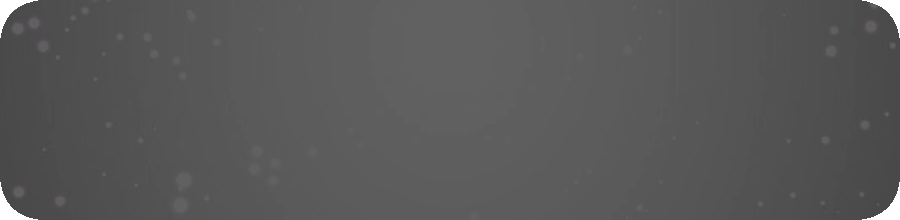
#> input picture src/Classes/Misc/WelcomeCard/Images/Dark.png, 900 x 220 px
$ python -i CardMaker.py   (imports and definitions only)
#> lines starting #> are read from the running program, lines starting #| are printed output that depends on the picture; after the words box and inside, x2 and y2 are one past the last pixel; in counts of white or black regions, pixels touching at a corner belong together
#> further down, picture is the input picture: PIL image 900x220 RGBA; mean R, G, B, A 86.4, 86.4, 86.4, 253
from PIL import Image, ImageDraw, ImageFont, ImageChops, ImageFilter


# [15 lines left out: function is_color_too_dark, not called in this run]


class ImageEditor:
    def add_blur(self, image, pixels_from_edge=20):
#> called with pixels_from_edge = 20
        width, height = image.size
#> width = 900; height = 220
        section_width = width - (pixels_from_edge * 2)
#> section_width = 860
        section_height = height - (pixels_from_edge * 2)
#> section_height = 180
        left = pixels_from_edge
        top = pixels_from_edge
        right = left + section_width
#> right = 880
        bottom = top + section_height
#> bottom = 200
        middle_section = image.crop((left, top, right, bottom))
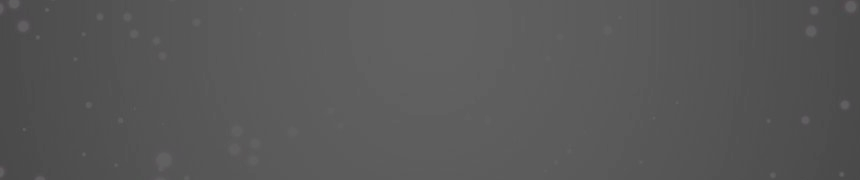
#> middle_section: PIL image 860x180 RGBA; mean R, G, B, A 87.7, 87.6, 87.7, 255
        mask = Image.new("L", middle_section.size, 0)
#> mask: PIL image 860x180 L; every value is 0
        draw = ImageDraw.Draw(mask)
        draw.rounded_rectangle([(0, 0), middle_section.size], radius=50, fill=255)
        blurred_section = middle_section.filter(ImageFilter.GaussianBlur(radius=500))
        blurred_section.putalpha(mask)
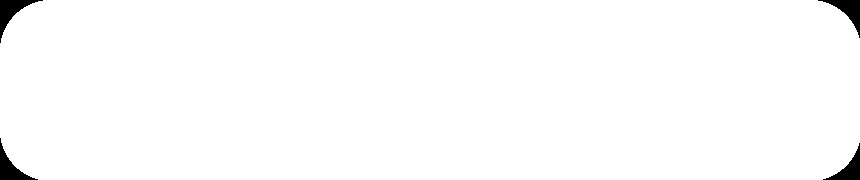
#> mask: PIL image 860x180 L; 98.7% white; 4 black regions, box (x1, y1, x2, y2) and area: (0, 0, 43, 43) 549, (818, 0, 860, 38) 506, (0, 138, 38, 180) 506, (823, 143, 860, 180) 464
        image.paste(blurred_section, (left, top), mask=blurred_section)


    def recolor(self, image, new_color=(255, 0, 0, 255)):
        recolored_image = ImageChops.multiply(image, Image.new("RGBA", image.size, new_color))
        return recolored_image


    # [27 lines left out: functions add_circular_image, add_text, not called in this run]

>>> from PIL import Image
>>> picture = Image.open('Images/Dark.png')
>>> result = ImageEditor().add_blur(picture)
